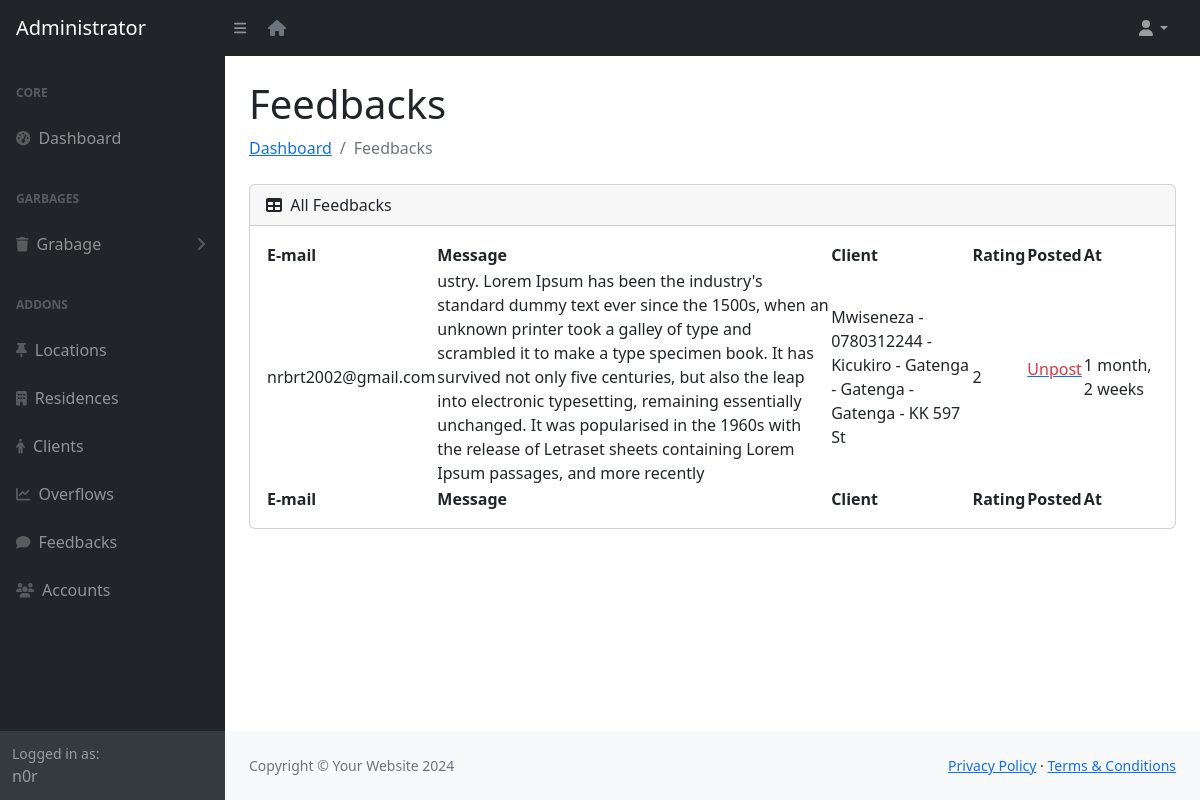
Screenshot of /feedbacks/ (signed in) with the database file from the repository.
### app/models.py (models this page shows, shortened)
class User(AbstractUser):
    class Role(models.TextChoices):
        MCOLLECTOR = "MCOLLECTOR", "Money Collector"
        ADMIN = "ADMIN", "Admin"
    role = models.CharField(max_length=50, choices=Role.choices)
    phone_number = models.CharField(validators=[phone_regex], max_length=13, unique=True, null=True)
    groups = models.ManyToManyField(
        'auth.Group',
        related_name='users',
        blank=True,
        help_text='The groups this user belongs to.'
    )
    user_permissions = models.ManyToManyField(
        'auth.Permission',
        related_name='users',
        blank=True,
        help_text='Specific permissions for this user.'
    )

class Feedback(models.Model):
    email = models.EmailField(max_length=100)
    message = models.TextField()
    client = models.ForeignKey(Clients, on_delete=models.CASCADE, null=True, blank=True)
    rating = models.IntegerField(choices=[(i, i) for i in range(1, 6)])  # Rating between 1 and 5
    post_status = models.BooleanField(default=0)
    created_at = models.DateTimeField(auto_now_add=True)

class Clients(models.Model):
    names = models.CharField(max_length=254)
    phone = models.CharField(validators=[phone_regex], max_length=13, unique=True)
    email = models.EmailField(max_length=255, unique=True)
    residence = models.ForeignKey(Residence, on_delete=models.SET_NULL, null=True)
    is_active = models.BooleanField(default = 1)
    created_at = models.DateTimeField(auto_now_add=True)
    def __str__(self):
        return f"{self.names} - {self.phone} - {self.residence}"

class Residence(models.Model):
    location = models.ForeignKey(Location, on_delete=models.CASCADE)
    streetName = models.CharField(validators=[street_regex], max_length=9)
    gateNumber = models.CharField(max_length=10, null=True, blank=True)
    status = models.BooleanField(default = 1)
    created_at = models.DateTimeField(auto_now_add=True)
    class Meta:
        constraints = [UniqueConstraint(fields=['location', 'streetName', 'gateNumber'], name='unique_residence_combination')]
        ordering = ["created_at"]
    def __str__(self):
        return f"{self.location} - {self.streetName}"

class Location(models.Model):
    district = models.ForeignKey(District, on_delete=models.SET_NULL, null=True, blank=True)
    sector = models.ForeignKey(Sector, on_delete=models.SET_NULL, null=True, blank=True)
    cell = models.ForeignKey(Cell, on_delete=models.SET_NULL, null=True, blank=True)
    village = models.ForeignKey(Village, on_delete=models.SET_NULL, null=True, blank=True)
    created_at = models.DateTimeField(auto_now_add=True)
    class Meta:
        constraints = [UniqueConstraint(fields=['district', 'sector', 'cell', 'village'], name='unique_location_combination')]
        ordering = ["created_at"]
    def __str__(self):
        return f"{self.district} - {self.sector} - {self.cell} - {self.village}"

class District(models.Model):
    name = models.CharField(max_length=40)
    def __str__(self):
        return self.name

class Sector(models.Model):
    district = models.ForeignKey(District, on_delete=models.CASCADE)
    name = models.CharField(max_length=40)
    def __str__(self):
        return self.name

class Cell(models.Model):
    district = models.ForeignKey(District, on_delete=models.CASCADE)
    sector = models.ForeignKey(Sector, on_delete=models.CASCADE)
    name = models.CharField(max_length=40)
    def __str__(self):
        return self.name

class Village(models.Model):
    district = models.ForeignKey(District, on_delete=models.CASCADE)
    sector = models.ForeignKey(Sector, on_delete=models.CASCADE)
    cell = models.ForeignKey(Cell, on_delete=models.CASCADE)
    name = models.CharField(max_length=40)
    def __str__(self):
        return self.name

### app/views.py (the view)
# urls.py: path('feedbacks/', views.feedbacks, name="feedbacks"),
@role_required(['ADMIN'])
def feedbacks(request):
    feedbacks = Feedback.objects.all()
    context = {'feedbacks': feedbacks}
    return render(request, 'adminn/feedbacks.html', context)

### app/views.py (called while the page is built)
def role_required(allowed_roles):
    def decorator(view_func):
        @wraps(view_func)
        def _wrapped_view(request, *args, **kwargs):
            if request.user.is_authenticated and request.user.role in allowed_roles:
                return view_func(request, *args, **kwargs)
            return redirect('403')
        return _wrapped_view
    return decorator

### app/templates/app/adminn/feedbacks.html (shortened to what this page needs)
{% load static %}
{% include 'adminn/includes/header.html' %}
            <div id="layoutSidenav_content">
                <main>
                    <div class="container-fluid px-4">
                        <h1 class="mt-4">Feedbacks</h1>
                        <ol class="breadcrumb mb-4">
                            <li class="breadcrumb-item"><a href="{% url 'admin-home' %}">Dashboard</a></li>
                            <li class="breadcrumb-item active">Feedbacks</li>
                        </ol>
                        <div class="card mb-4">
                            <div class="card-header">
                                <i class="fas fa-table me-1"></i>
                                All Feedbacks
                            </div>
                            <div class="card-body">
                                <table id="datatablesSimple">
                                    <thead>
                                        <tr>
                                            <th>E-mail</th>
                                            <th>Message</th>
                                            <th>Client</th>
                                            <th>Rating</th>
                                            <th>Posted</th>
                                            <th>At</th>
                                        </tr>
                                    </thead>
                                    <tfoot>
                                        <tr>
                                            <th>E-mail</th>
                                            <th>Message</th>
                                            <th>Client</th>
                                            <th>Rating</th>
                                            <th>Posted</th>
                                            <th>At</th>
                                        </tr>
                                    </tfoot>
                                    <tbody>
                                        {% for feedback in feedbacks %}
                                        <tr>
                                            <td>{{ feedback.email }}</td>
                                            <td>{{ feedback.message }}</td>
                                            <td>{{ feedback.client }}</td>
                                            <td>{{ feedback.rating }}</td>
                                            {% if feedback.post_status %}
                                                <td><a href="{% url 'status-feedback' feedback.id %}"><p class="text-danger">Unpost</p></a></td>
                                            {% else %}
                                                <td><a href="{% url 'status-feedback' feedback.id %}"><span>Post</span></a></td>
                                            {% endif %}
                                            <td>{{ feedback.created_at | timesince }}</td>
                                        </tr>
                                        {% endfor %}
                                    </tbody>
                                </table>
                            </div>
                        </div>
                    </div>
                </main>
{% include 'adminn/includes/footer.html' %}

### app/templates/app/adminn/includes/header.html (shortened to what this page needs)
{% load static %}
<!DOCTYPE html>
<html lang="en">
    <head>
        <link href="https://cdn.jsdelivr.net/npm/simple-datatables@7.1.2/dist/style.min.css" rel="stylesheet" />
        <link href="{% static 'adminn/css/styles.css' %}" rel="stylesheet" />
    </head>
    <body class="sb-nav-fixed">
        <nav class="sb-topnav navbar navbar-expand navbar-dark bg-dark">
            <a class="navbar-brand ps-3" href="{% url 'admin-home' %}">Administrator</a>
            <button class="btn btn-link btn-sm order-1 order-lg-0 me-4 me-lg-0" id="sidebarToggle" href="#!"><i class="fas fa-bars"></i></button>&nbsp;&nbsp;&nbsp;
            <a href="/" class="text-secondary"><i class="fas fa-house"></i></a>
            <ul class="navbar-nav ms-auto ms-md-0 me-3 me-lg-4">
                <li class="nav-item dropdown">
                    <a class="nav-link dropdown-toggle" id="navbarDropdown" href="#" role="button" data-bs-toggle="dropdown" aria-expanded="false"><i class="fas fa-user fa-fw"></i></a>
                </li>
            </ul>
        </nav>
        <div id="layoutSidenav">
            <div id="layoutSidenav_nav">
                <nav class="sb-sidenav accordion sb-sidenav-dark" id="sidenavAccordion">
                    <div class="sb-sidenav-menu">
                        <div class="nav">
                            <div class="sb-sidenav-menu-heading">Core</div>
                            <a class="nav-link" href="{% url 'admin-home' %}">
                                <div class="sb-nav-link-icon"><i class="fas fa-tachometer-alt"></i></div>
                                Dashboard
                            </a>
                            <div class="sb-sidenav-menu-heading">Garbages</div>
                            <a class="nav-link collapsed" href="#" data-bs-toggle="collapse" data-bs-target="#collapseLayouts" aria-expanded="false" aria-controls="collapseLayouts">
                                <div class="sb-nav-link-icon"><i class="fas fa-trash"></i></div>
                                Grabage
                                <div class="sb-sidenav-collapse-arrow"><i class="fas fa-angle-down"></i></div>
                            </a>
                            <div class="sb-sidenav-menu-heading">Addons</div>
                            <a class="nav-link" href="{% url 'locations' %}">
                                <div class="sb-nav-link-icon"><i class="fas fa-thumb-tack"></i></div>
                                Locations
                            </a>
                            <a class="nav-link" href="{% url 'residence' %}">
                                <div class="sb-nav-link-icon"><i class="fas fa-building"></i></div>
                                Residences
                            </a>
                            <a class="nav-link" href="{% url 'clients' %}">
                                <div class="sb-nav-link-icon"><i class="fas fa-male"></i></div>
                                Clients
                            </a>
                            <a class="nav-link" href="{% url 'overflow' %}">
                                <div class="sb-nav-link-icon"><i class="fas fa-line-chart"></i></div>
                                Overflows
                            </a>
                            <a class="nav-link" href="{% url 'feedbacks' %}">
                                <div class="sb-nav-link-icon"><i class="fas fa-comment"></i></div>
                                Feedbacks
                            </a>
                            <a class="nav-link" href="{% url 'accounts' %}">
                                <div class="sb-nav-link-icon"><i class="fas fa-users"></i></div>
                                Accounts
                            </a>
                        </div>
                    </div>
                    <div class="sb-sidenav-footer">
                        <div class="small">Logged in as:</div>
                        {{ request.user }}
                    </div>
                </nav>
            </div>

### rows the page displays
User: user "n0r"
Feedback: email "nrbrt2002@gmail.com", message "ustry. Lorem Ipsum has been the industry's standard dummy text ever since the 1500s, when an unknown printer took a galley of type and scrambled it to make a type specimen book. It has survived not only five centuries, but also the leap into electronic typesetting, remaining essentially unchanged. It was popularised in the 1960s with the release of Letraset sheets containing Lorem Ipsum passages, and more recently", client "Mwiseneza - 0780312244 - Kicukiro - Gatenga - Gatenga - Gatenga - KK 597 St", rating "2", post_status "Unpost", created_at "1 month, 2 weeks"
